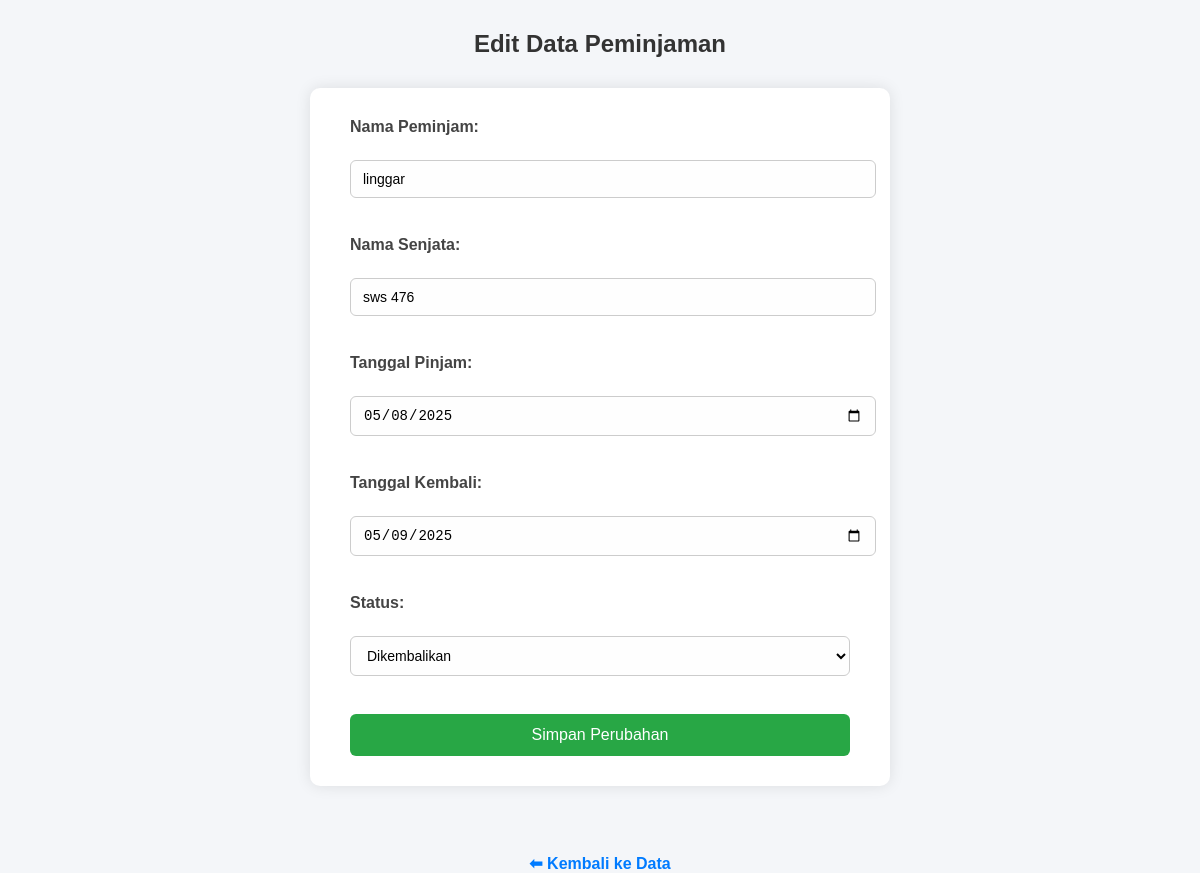
Screenshot of /peminjaman/update.php?id=3 with the database file from the repository.
### tables this page shows
CREATE TABLE `peminjaman` (
  `id` int(11) NOT NULL,
  `nama_peminjam` varchar(100) NOT NULL,
  `nama_senjata` varchar(100) NOT NULL,
  `tanggal_pinjam` date NOT NULL,
  `tanggal_kembali` date DEFAULT NULL,
  `status` enum('Dipinjam','Dikembalikan') DEFAULT 'Dipinjam'
);

### peminjaman/update.php (the view, shortened to what this page needs)
<?php
include "../db.php";
$id = $_GET['id'];
$result = $conn->query("SELECT * FROM peminjaman WHERE id = $id");
$data = $result->fetch_assoc();
?>
<!DOCTYPE html>
<html>
<head>
</head>
<body>
<h2>Edit Data Peminjaman</h2>
<form method="POST">
  <label>Nama Peminjam:</label><br>
  <input type="text" name="nama" value="<?= htmlspecialchars($data['nama_peminjam']) ?>" required><br><br>
  <label>Nama Senjata:</label><br>
  <input type="text" name="senjata" value="<?= htmlspecialchars($data['nama_senjata']) ?>" required><br><br>
  <label>Tanggal Pinjam:</label><br>
  <input type="date" name="tanggal_pinjam" value="<?= $data['tanggal_pinjam'] ?>" required><br><br>
  <label>Tanggal Kembali:</label><br>
  <input type="date" name="tanggal_kembali" value="<?= $data['tanggal_kembali'] ?>"><br><br>
  <label>Status:</label><br>
  <select name="status">
    <option value="Dikembalikan" <?= $data['status'] == 'Dikembalikan' ? 'selected' : '' ?>>Dikembalikan</option>
  </select><br><br>
  <button type="submit">Simpan Perubahan</button>
</form>
<br>
<a href="data.php">⬅ Kembali ke Data</a>
</body>
</html>

### peminjaman/update.php (style rules this page uses)
body { font-family: Arial, sans-serif; background-color: #f4f6f9; margin: 0; padding: 0; }
h2 { text-align: center; margin-top: 30px; color: #333; }
form { background-color: #fff; max-width: 500px; margin: 30px auto; padding: 30px 40px; border-radius: 10px; box-shadow: 0 0 15px rgba(0, 0, 0, 0.1); }
label { font-weight: bold; display: block; margin-bottom: 6px; color: #444; }
input[type="text"], input[type="date"], select { width: 100%; padding: 10px 12px; margin-bottom: 20px; border: 1px solid #ccc; border-radius: 6px; font-size: 14px; background-color: #fefefe; }
button { background-color: #28a745; color: white; border: none; padding: 12px 20px; font-size: 16px; border-radius: 6px; cursor: pointer; width: 100%; }
a { display: block; text-align: center; margin-top: 20px; text-decoration: none; color: #007bff; font-weight: bold; }

### rows the page displays
peminjaman: nama "linggar", senjata "sws 476", tanggal_pinjam "05/08/2025", tanggal_kembali "05/09/2025", status "Dikembalikan"
